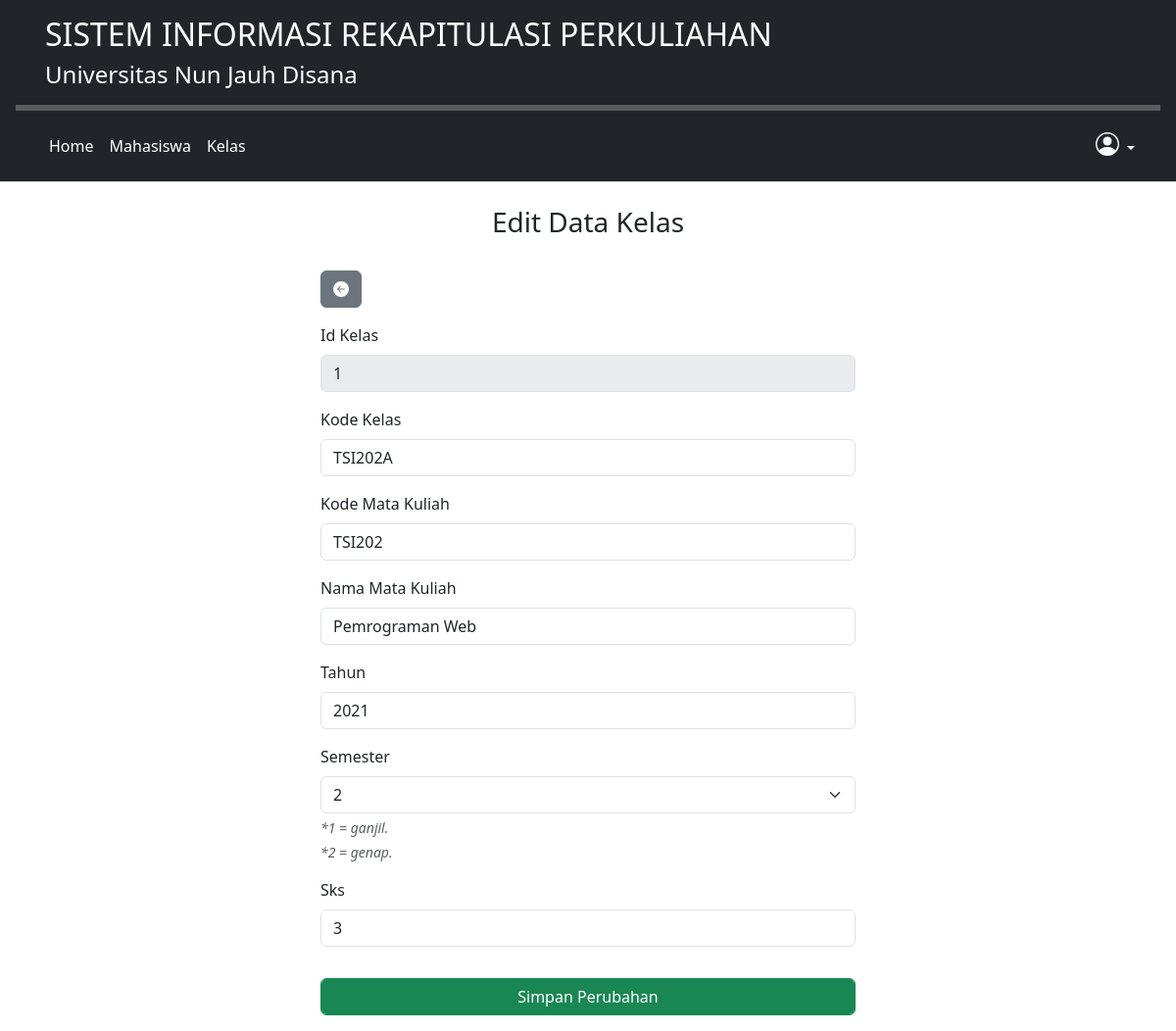
The app's page /kelasadmin_edit.php?kelas_id=1 (signed in) with its own data.
### tables this page shows
CREATE TABLE `kelas` (
  `kelas_id` int(11) NOT NULL,
  `kode_kelas` varchar(50) NOT NULL,
  `kode_matkul` varchar(50) NOT NULL,
  `nama_matkul` varchar(50) NOT NULL,
  `tahun` int(11) NOT NULL,
  `semester` int(11) NOT NULL,
  `sks` int(11) NOT NULL
);

### kelasadmin_edit.php (the view, shortened to what this page needs)
<?php
include('database.php');
require_once "_headeradmin.php";
$query = mysqli_query($db, "SELECT * FROM kelas WHERE kelas_id='" . $_GET['kelas_id'] . "' ");
$data = mysqli_fetch_array($query);
?>
<div class="container">
	<div class="row">
		<div class="col text-center my-4">
			<h3>Edit Data Kelas</h3>
		</div>
	</div>
	<div class="row justify-content-center">
		<div class="col-md-6">
			<a href="kelasadmin.php">
				<button type="button" class="btn btn-secondary mb-3">
					<svg xmlns="http://www.w3.org/2000/svg" width="16" height="16" fill="currentColor" class="bi bi-arrow-left-circle-fill" viewBox="0 0 16 16">
						<path d="M8 0a8 8 0 1 0 0 16A8 8 0 0 0 8 0zm3.5 7.5a.5.5 0 0 1 0 1H5.707l2.147 2.146a.5.5 0 0 1-.708.708l-3-3a.5.5 0 0 1 0-.708l3-3a.5.5 0 1 1 .708.708L5.707 7.5H11.5z" />
					</svg>
				</button>
			</a>
			<form action="" method="POST">
				<label for="kelas_id" class="form-label">Id Kelas</label>
				<div class="mb-3">
					<a><input type="text" class="form-control" name="kelas_id" value="<?php echo $data['kelas_id'] ?>" readonly></a>
				</div>
				<label for="kode_kelas" class="form-label">Kode Kelas</label>
				<div class="mb-3">
					<a><input class="form-control" type="text" name="kode_kelas" value="<?php echo $data['kode_kelas'] ?>" required=""></a>
				</div>
				<label for="kode_matkul" class="form-label">Kode Mata Kuliah</label>
				<div class="mb-3">
					<a><input type="text" class="form-control" name="kode_matkul" value="<?php echo $data['kode_matkul'] ?>" required></a>
				</div>
				<label for="nama_matkul" class="form-label">Nama Mata Kuliah</label>
				<div class="mb-3">
					<a><input type="text" class="form-control" name="nama_matkul" value="<?php echo $data['nama_matkul'] ?>" required></a>
				</div>
				<label for="tahun" class="form-label">Tahun</label>
				<div class="mb-3">
					<a><input type="text" class="form-control" name="tahun" value="<?php echo $data['tahun'] ?>" required></a>
				</div>
				<label for="semester" class="form-label">Semester</label>
				<div class="mb-3">
					<select class="form-select" name="semester" required>
						<option value="<?php echo $data['semester'] ?>"><?php echo $data['semester'] ?></option>
					</select>
					<div id="semesterhelp" class="form-text" style="font-style: italic;">*1 = ganjil.</div>
					<div id="semesterhelp" class="form-text" style="font-style: italic;">*2 = genap.</div>
				</div>
				<label for="sks" class="form-label">Sks</label>
				<div class="mb-3">
					<a><input type="text" class="form-control" name="sks" value="<?php echo $data['sks'] ?>" required></a>
				</div>
				<div class="mb-3">
					<a><button class="btn btn-success form-control mt-3" type="submit" name="ubah">Simpan Perubahan</button></a>
				</div>
			</form>
		</div>
	</div>
</div>

### style.css (style rules this page uses)
body { background-color: rgba(255, 255, 255, 0.979); }
.bi { vertical-align: -0.125em; fill: currentColor; }

### records on screen
kelas: kelas_id "1", kode_kelas "TSI202A", kode_matkul "TSI202", nama_matkul "Pemrograman Web", tahun "2021", semester "2", sks "3"
